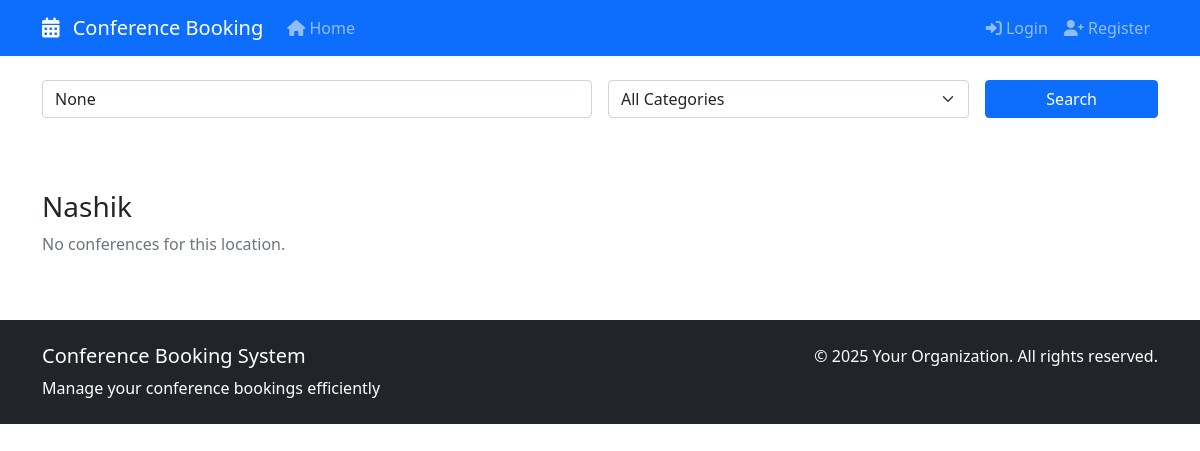
Before: / with the older database file.
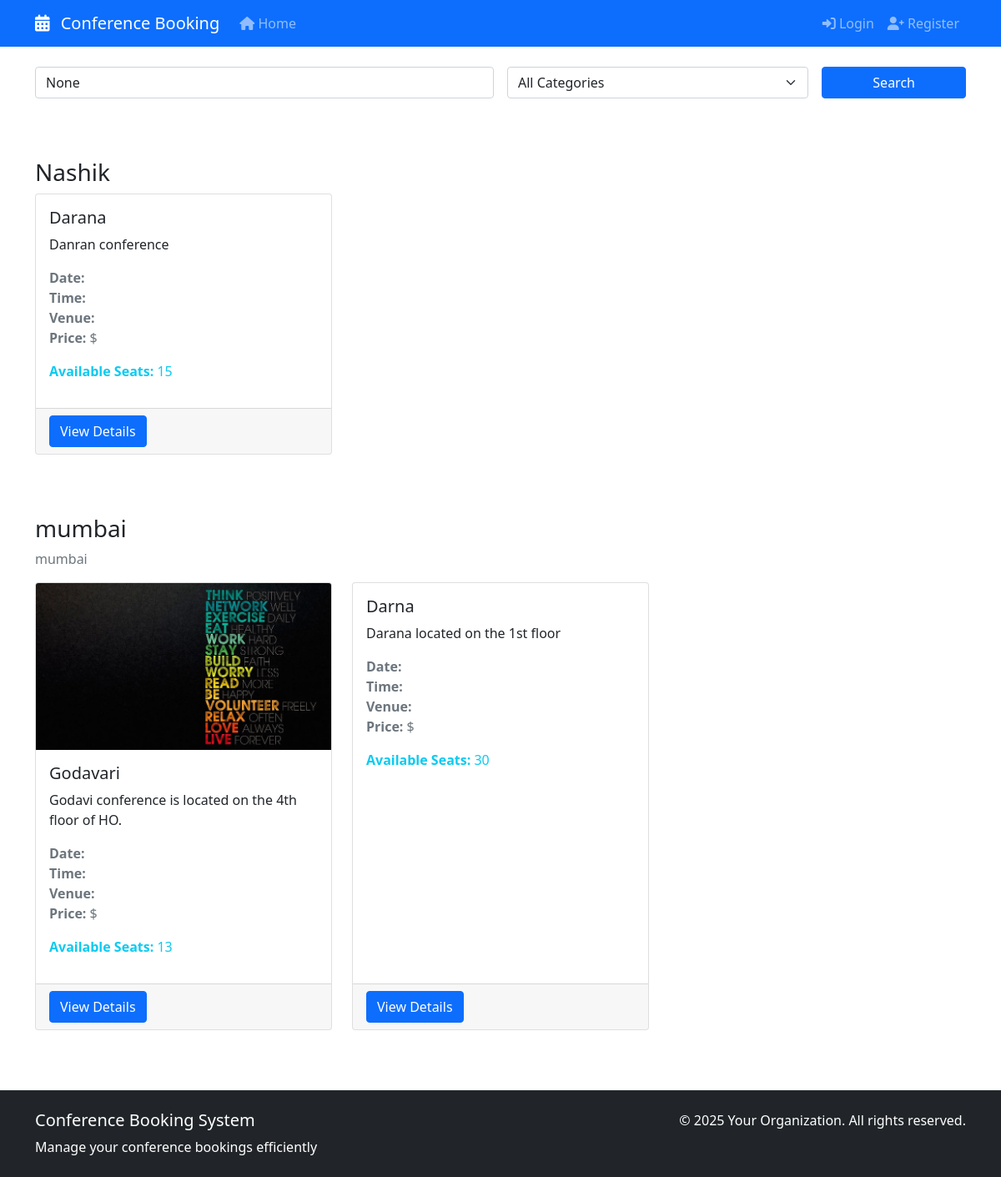
After: the same page with the newer database file.
### bookings/models.py (models this page shows, shortened)
class Location(models.Model):
    name = models.CharField(max_length=100, unique=True)
    address = models.TextField(blank=True)

class Conference(models.Model):
    PRIORITY_CHOICES = [
        ('low', 'Low Priority'),
        ('medium', 'Medium Priority'),
        ('high', 'High Priority'),
        ('critical', 'Critical'),
    ]
    title = models.CharField(max_length=200)
    description = models.TextField()
    location = models.ForeignKey(Location, on_delete=models.CASCADE, null=True, blank=True)
    capacity = models.PositiveIntegerField()
    requires_approval = models.BooleanField(default=True)
    image = models.ImageField(upload_to='conferences/', blank=True, null=True)
    created_at = models.DateTimeField(auto_now_add=True)
    created_by = models.ForeignKey(User, on_delete=models.CASCADE)
    def available_seats(self):
        booked = Booking.objects.filter(
            conference=self,
            status__in=['pending', 'approved']
        ).count()
        return self.capacity - booked

### bookings/views.py (the view)
# urls.py: path('', views.home, name='home'),
def home(request):
    categories = ConferenceCategory.objects.all()
    conferences = Conference.objects.order_by('created_at')
    search_query = request.GET.get('search')
    category_filter = request.GET.get('category')
    if search_query:
        conferences = conferences.filter(
            Q(title__icontains=search_query) |
            Q(description__icontains=search_query) |
            Q(venue__icontains=search_query)
        )
    if category_filter:
        conferences = conferences.filter(category_id=category_filter)
    locations = Location.objects.all()
    conferences_by_location = {}
    for location in locations:
        conferences_by_location[location] = conferences.filter(location=location)
    context = {
        'conferences_by_location': conferences_by_location,
        'categories': categories,
        'search_query': search_query,
        'category_filter': category_filter,
        'locations': locations,
    }
    return render(request, 'bookings/home.html', context)

### bookings/templates/bookings/home.html (shortened to what this page needs)
{% extends 'base.html' %}
{% block content %}
<div class="row mb-4">
    <div class="col-12">
        <form method="get" class="row g-3 mb-4">
            <div class="col-md-6">
                <input type="text" class="form-control" name="search"
                       placeholder="Search conferences..." value="{{ search_query }}">
            </div>
            <div class="col-md-4">
                <select class="form-select" name="category">
                    <option value="">All Categories</option>
                </select>
            </div>
            <div class="col-md-2">
                <button type="submit" class="btn btn-primary w-100">Search</button>
            </div>
        </form>
    </div>
</div>
{% if conferences_by_location %}
    {% for location, conferences in conferences_by_location.items %}
        <h3 class="mt-5">{{ location.name }}</h3>
        {% if location.address %}<p class="text-muted">{{ location.address }}</p>{% endif %}
        <div class="row">
            {% for conference in conferences %}
                <div class="col-md-6 col-lg-4 mb-4">
                    <div class="card h-100">
                        {% if conference.image %}
                            <img src="{{ conference.image.url }}" class="card-img-top" style="height: 200px; object-fit: cover;">
                        {% endif %}
                        <div class="card-body">
                            <h5 class="card-title">{{ conference.title }}</h5>
                            <p class="card-text">{{ conference.description|truncatewords:20 }}</p>
                            <p class="text-muted">
                                <strong>Date:</strong> {{ conference.date }}<br>
                                <strong>Time:</strong> {{ conference.time }}<br>
                                <strong>Venue:</strong> {{ conference.venue }}<br>
                                <strong>Price:</strong> ${{ conference.price }}
                            </p>
                            <p class="text-info">
                                <strong>Available Seats:</strong> {{ conference.available_seats }}
                            </p>
                        </div>
                        <div class="card-footer">
                            <a href="{% url 'conference_detail' conference.pk %}" class="btn btn-primary">View Details</a>
                        </div>
                    </div>
                </div>
            {% empty %}
                <div class="col-12"><p class="text-muted">No conferences for this location.</p></div>
            {% endfor %}
        </div>
    {% endfor %}
{% else %}
    <div class="text-center py-5">
        <h4>No conferences found</h4>
        <p class="text-muted">There are no upcoming conferences matching your criteria.</p>
    </div>
{% endif %}
{% endblock %}

### bookings/templates/base.html (shortened to what this page needs)
<!DOCTYPE html>
<html lang="en">
<head>
    <link href="https://cdn.jsdelivr.net/npm/bootstrap@5.1.3/dist/css/bootstrap.min.css" rel="stylesheet">
    <link rel="stylesheet" href="https://cdnjs.cloudflare.com/ajax/libs/font-awesome/6.0.0/css/all.min.css">
</head>
<body>
    <nav class="navbar navbar-expand-lg navbar-dark bg-primary">
        <div class="container">
            <a class="navbar-brand" href="{% url 'home' %}">
                <i class="fas fa-calendar-alt me-2"></i>
                Conference Booking
            </a>
            <div class="collapse navbar-collapse" id="navbarNav">
                <ul class="navbar-nav me-auto">
                    <li class="nav-item">
                        <a class="nav-link" href="{% url 'home' %}">
                            <i class="fas fa-home"></i> Home
                        </a>
                    </li>
                </ul>
                <ul class="navbar-nav">
                    {% if user.is_authenticated %}
                        {% if user.is_staff %}
                        <li class="nav-item dropdown">
                            <a class="nav-link dropdown-toggle" href="#" id="managerDropdown" role="button" data-bs-toggle="dropdown">
                                <i class="fas fa-cogs"></i> Management
                            </a>
                            <ul class="dropdown-menu">
                                <li><a class="dropdown-item" href="{% url 'manage_bookings' %}">
                                    <i class="fas fa-tasks"></i> Manage Bookings
                                </a></li>
                                <li><a class="dropdown-item" href="{% url 'reports' %}">
                                    <i class="fas fa-chart-bar"></i> Reports
                                </a></li>
                                <li><a class="dropdown-item" href="{% url 'export_bookings' %}">
                                    <i class="fas fa-download"></i> Export Data
                                </a></li>
                                <li><hr class="dropdown-divider"></li>
                                <li><a class="dropdown-item" href="{% url 'admin:index' %}">
                                    <i class="fas fa-cog"></i> Admin Panel
                                </a></li>
                            </ul>
                        </li>
                        {% endif %}
                        <li class="nav-item dropdown">
                            <a class="nav-link dropdown-toggle" href="#" id="userDropdown" role="button" data-bs-toggle="dropdown">
                                <i class="fas fa-user"></i> {{ user.get_full_name|default:user.username }}
                            </a>
                            <ul class="dropdown-menu">
                                <li><a class="dropdown-item" href="#">
                                    <i class="fas fa-user-edit"></i> Profile
                                </a></li>
                                <li><hr class="dropdown-divider"></li>
                                <li>
                                    <form method="post" action="{% url 'logout' %}" class="d-inline">
                                        {% csrf_token %}
                                        <button type="submit" class="dropdown-item" style="border: none; background: none; width: 100%; text-align: left;">
                                            <i class="fas fa-sign-out-alt"></i> Logout
                                        </button>
                                    </form>
                                </li>
                            </ul>
                        </li>
                    {% else %}
                        <li class="nav-item">
                            <a class="nav-link" href="{% url 'login' %}">
                                <i class="fas fa-sign-in-alt"></i> Login
                            </a>
                        </li>
                        <li class="nav-item">
                            <a class="nav-link" href="{% url 'register' %}">
                                <i class="fas fa-user-plus"></i> Register
                            </a>
                        </li>
                    {% endif %}
                </ul>
            </div>
        </div>
    </nav>
    <main class="container mt-4">
        {% block content %}
        {% endblock %}
    </main>
    <footer class="bg-dark text-white mt-5 py-4">
        <div class="container">
            <div class="row">
                <div class="col-md-6">
                    <h5>Conference Booking System</h5>
                    <p class="mb-0">Manage your conference bookings efficiently</p>
                </div>
                <div class="col-md-6 text-md-end">
                    <p class="mb-0">© {% now "Y" %} Your Organization. All rights reserved.</p>
                </div>
            </div>
        </div>
    </footer>
</body>
</html>

Changed rows visible on the page:
shown differently, row unchanged: Location "Nashik": no longer shows "No conferences for this location."
added Conference: title "Darana", description "Danran conference", available_seats "15", shown under Location "Nashik"
added Location: name "mumbai", address "mumbai"
now on this page (row edited): Conference: image (picture), title "Godavari", description "Godavi conference is located on the 4th floor of HO.", available_seats "13", shown under "mumbai"
now on this page (row edited): Conference: title "Darna", description "Darana located on the 1st floor", available_seats "30", shown under "mumbai"
